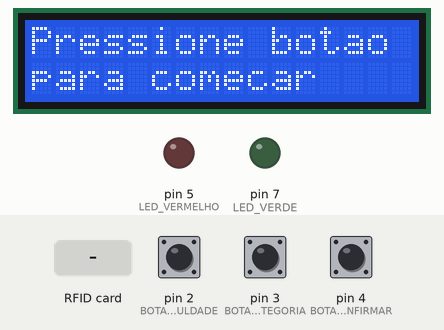
A sketch run on a simulated Arduino Uno, built with avr-gcc and run on an emulated ATmega328P. On the bench: 16×2 character LCD, output pins drawn as LEDs (lit = HIGH). Inputs (shaded band) come from the test bench; at power-on: pin 4 (BOTAO_CONFIRMAR) HIGH, pin 3 (BOTAO_CATEGORIA) HIGH, pin 2 (BOTAO_DIFICULDADE) HIGH. Random numbers use the default seed unless the sketch sets one; pins used as bus, display or sensor lines are not drawn; what the sketch prints to the serial monitor is not drawn.

Above: at 1.3 s.
1.4 s: pin 4 (BOTAO_CONFIRMAR) pulled LOW for 1 s
At 2.5 s:
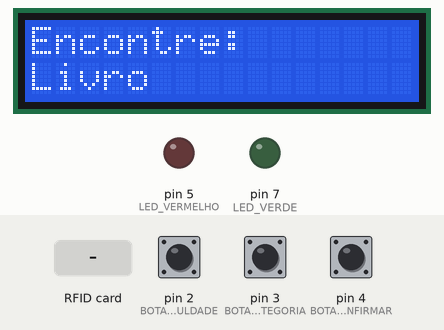
3.9 s: RFID card 04 81 65 F5 27 02 89 held to the reader
At 5.2 s:
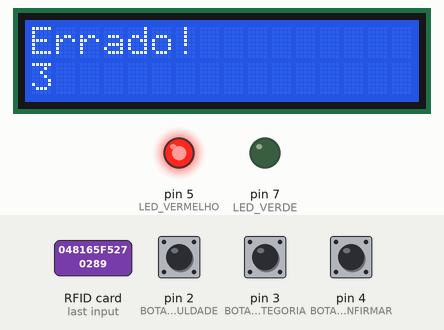
6.9 s: pin 3 (BOTAO_CATEGORIA) pulled LOW for 1 s
At 9.0 s:
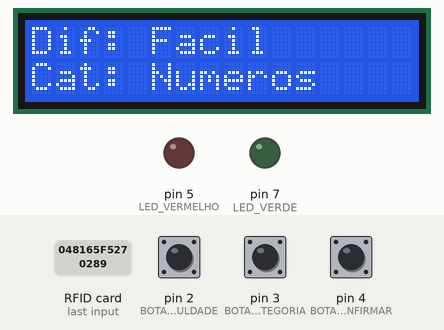
9.5 s: pin 4 (BOTAO_CONFIRMAR) pulled LOW for 0.15 s
At 10.1 s:
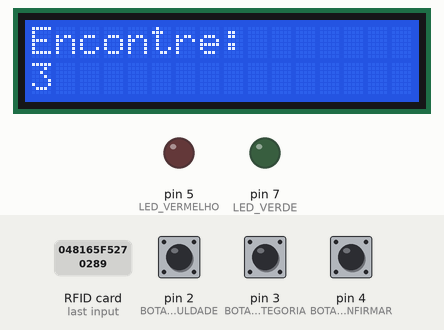
11.2 s: pin 2 (BOTAO_DIFICULDADE) pulled LOW for 1 s
At 12.7 s:
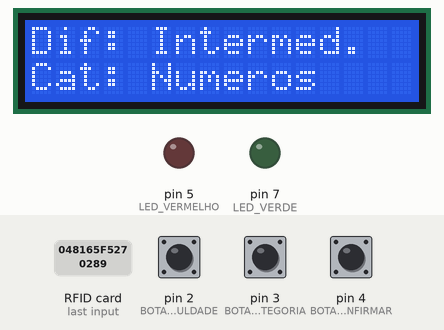
13.7 s: RFID card 5E 7A 19 C4 held to the reader
At 14.7 s:
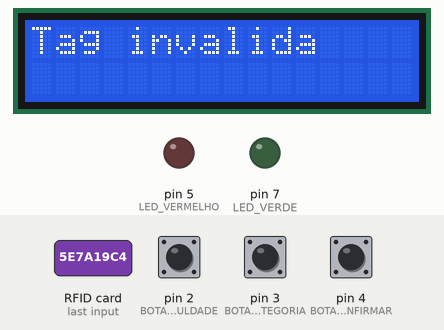
Timing chart, 0 to 16.7 s (numbered marks = the images above; inputs shaded):
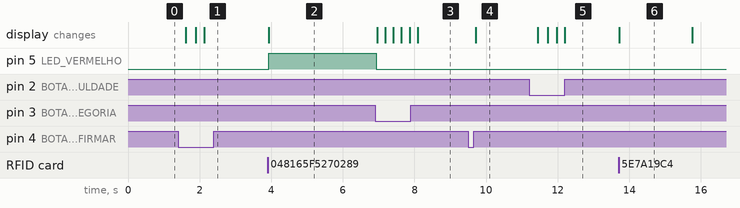

The sketch:

Final_code.ino
```cpp
#include <SPI.h>
#include <MFRC522.h>
#include <Wire.h>
#include <LiquidCrystal_I2C.h>

#define SS_PIN 10
#define RST_PIN 9
#define LED_VERDE 7
#define LED_VERMELHO 5

#define BOTAO_DIFICULDADE 2
#define BOTAO_CATEGORIA 3
#define BOTAO_CONFIRMAR 4

MFRC522 mfrc522(SS_PIN, RST_PIN);
LiquidCrystal_I2C lcd(0x27, 16, 2);

struct ItemRFID {
  const char* nome;
  const char* uid;
};

ItemRFID itens[] = {
  {"3", "048165F5270289"}, {"2", "04612404270289"}, {"6" , "048163F5270289"} , {"5", "04D146F5270289"},  {"8", "04712304270289"},
  {"Quarta-feira", "04A10604270289"}, {"Terca-feira", "04A10804270289"}, {"Quinta-feira", "045126F5270289"},
  {"Domingo", "04612504270289"}, {"Sabado", "04D145F5270289"},
  {"Livro", "04612704270289"}, {"Estojo", "04214004270289"}, {"Borracha", "04D147F5270289"},
  {"Lapis", "04E144F5270289"}, {"Bolsa", "04712204270289"},
  {"Peixe", "04612604270289"}, {"Gato", "04A10904270289"}, {"Cachorro", "04D148F5270289"},
  {"Cavalo", "048166F5270289"}, {"Tartaruga", "04E143F5270289"}
  };

const char* dificuldades[] = {"Facil", "Intermed.", "Dificil"};
const char* categorias[] = {"Objetos", "Numeros", "Animais", "Dias"};

const char* objetos[][2] = {
  {"Livro", "Estojo"},      // Facil
  {"Borracha"},             // Intermed.
  {"Lapis", "Bolsa"}        // Dificil
};

const char* numeros[][2] = {
  {"3", "2"},               // Facil
  {"6"},                   // Intermed.
  {"5", "8"}                // Dificil
};

const char* animais[][2] = {
  {"Peixe", "Gato"},
  {"Cachorro"},
  {"Cavalo", "Tartaruga"}
};

const char* dias[][2] = {
  {"Quarta-feira", "Terca-feira"},
  {"Quinta-feira"},
  {"Sabado", "Domingo"}
};

int indiceDificuldade = 0;
int indiceCategoria = 0;
const char* itemSorteado = nullptr;

bool aguardandoConfirmacao = false;

void setup() {
  Serial.begin(9600);
  SPI.begin();
  mfrc522.PCD_Init();

  pinMode(LED_VERDE, OUTPUT);
  pinMode(LED_VERMELHO, OUTPUT);

  pinMode(BOTAO_DIFICULDADE, INPUT_PULLUP);
  pinMode(BOTAO_CATEGORIA, INPUT_PULLUP);
  pinMode(BOTAO_CONFIRMAR, INPUT_PULLUP);

  lcd.init();
  lcd.backlight();

  randomSeed(analogRead(0));
  mostrarInstrucoes();
}

void loop() {
  if (digitalRead(BOTAO_DIFICULDADE) == LOW) {
    delay(200);
    indiceDificuldade = (indiceDificuldade + 1) % 3;
    mostrarMenu();
  }

  if (digitalRead(BOTAO_CATEGORIA) == LOW) {
    delay(200);
    indiceCategoria = (indiceCategoria + 1) % 4;
    mostrarMenu();
  }

  if (digitalRead(BOTAO_CONFIRMAR) == LOW) {
    delay(200);
    sortearItem();
  }

  if (aguardandoConfirmacao) {
    verificarTag();
  }
}

void mostrarInstrucoes() {
  lcd.clear();
  lcd.setCursor(0, 0);
  lcd.print("Pressione botao");
  lcd.setCursor(0, 1);
  lcd.print("para comecar");
}

void mostrarMenu() {
  lcd.clear();
  lcd.setCursor(0, 0);
  lcd.print("Dif: ");
  lcd.print(dificuldades[indiceDificuldade]);
  lcd.setCursor(0, 1);
  lcd.print("Cat: ");
  lcd.print(categorias[indiceCategoria]);
}

void sortearItem() {
  const char** lista = nullptr;
  int tamanho = 0;

  switch (indiceCategoria) {
    case 0: lista = objetos[indiceDificuldade]; tamanho = sizeof(objetos[indiceDificuldade]) / sizeof(char*); break;
    case 1: lista = numeros[indiceDificuldade]; tamanho = sizeof(numeros[indiceDificuldade]) / sizeof(char*); break;
    case 2: lista = animais[indiceDificuldade]; tamanho = sizeof(animais[indiceDificuldade]) / sizeof(char*); break;
    case 3: lista = dias[indiceDificuldade];    tamanho = sizeof(dias[indiceDificuldade]) / sizeof(char*); break;
  }

  if (tamanho > 0) {
    int indice = random(tamanho);
    itemSorteado = lista[indice];

    lcd.clear();
    lcd.setCursor(0, 0);
    lcd.print("Encontre:");
    lcd.setCursor(0, 1);
    lcd.print(itemSorteado);
    aguardandoConfirmacao = true;

    Serial.print("Item sorteado: ");
    Serial.println(itemSorteado);
  } else {
    lcd.clear();
    lcd.setCursor(0, 0);
    lcd.print("Erro ao sortear");
    aguardandoConfirmacao = false;
  }
}

void verificarTag() {
  if (!mfrc522.PICC_IsNewCardPresent() || !mfrc522.PICC_ReadCardSerial()) return;

  String lido = "";
  for (byte i = 0; i < mfrc522.uid.size; i++) {
    if (mfrc522.uid.uidByte[i] < 0x10) lido += "0";
    lido += String(mfrc522.uid.uidByte[i], HEX);
  }
  lido.toUpperCase();

  Serial.print("UID lido: ");
  Serial.println(lido);

  for (int i = 0; i < sizeof(itens) / sizeof(ItemRFID); i++) {
    if (String(itens[i].uid).equalsIgnoreCase(lido)) {
      if (String(itens[i].nome).equalsIgnoreCase(itemSorteado)) {
        lcd.clear();
        lcd.setCursor(0, 0);
        lcd.print("Correto!");
        lcd.setCursor(0, 1);
        lcd.print(itemSorteado);
        digitalWrite(LED_VERDE, HIGH);
        digitalWrite(LED_VERMELHO, LOW);
      } else {
        lcd.clear();
        lcd.setCursor(0, 0);
        lcd.print("Errado!");
        lcd.setCursor(0, 1);
        lcd.print(itens[i].nome);
        digitalWrite(LED_VERDE, LOW);
        digitalWrite(LED_VERMELHO, HIGH);
      }

      delay(3000);
      digitalWrite(LED_VERDE, LOW);
      digitalWrite(LED_VERMELHO, LOW);
      mostrarInstrucoes();
      aguardandoConfirmacao = false;
      return;
    }
  }

  lcd.clear();
  lcd.setCursor(0, 0);
  lcd.print("Tag invalida");
  delay(2000);
  mostrarInstrucoes();
  aguardandoConfirmacao = false;
}
```

Measured:
- after the input at 1.4 s, the display: changes after 0.22 s (image 1)
- after the input at 3.9 s, pin 5 (LED_VERMELHO): LOW → HIGH at once; the display: changes at once (image 2)
- after the input at 9.5 s, the display: changes after 0.21 s (image 4)
- after the input at 11.2 s, the display: changes after 0.25 s (image 5)
- after the input at 13.7 s, the display: changes at once (image 6)
- what the display in image 6 shows lasts 2.1 s, from 13.7 s to 15.8 s
